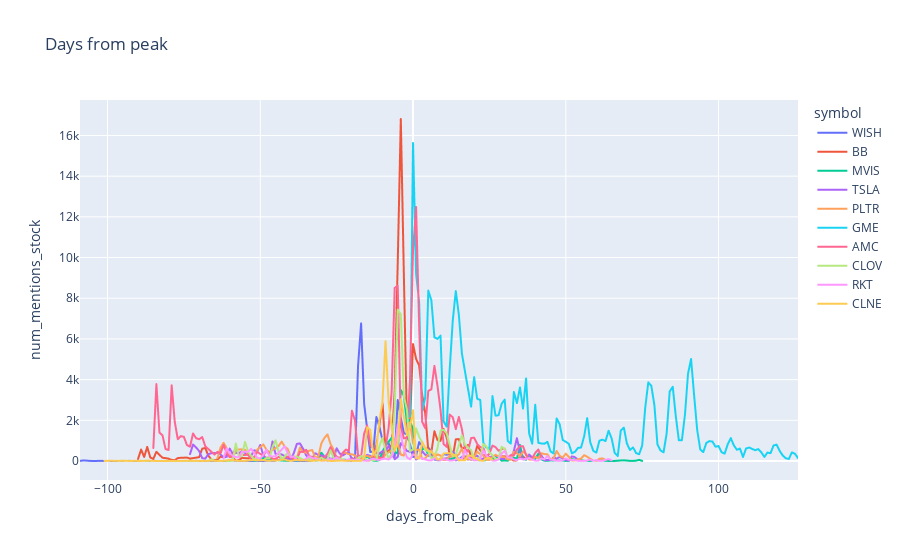

The code cell stored with this chart in its notebook:
### Code cell
fig = px.line(tmp2[tmp2['symbol'].isin(top_symbols_alltime[0:10])].sort_values('day', ascending=False), 
              x="days_from_peak", y="num_mentions_stock", line_group="symbol", color="symbol",
              title="Days from peak")
fig.show()

### Figure 1 — Plotly figure (JSON) as saved in the notebook; plotly's stock layout.template omitted (floating-point values rounded to 4 significant figures)
{"data": [{"hovertemplate": "symbol=WISH<br>days_from_peak=%{x}<br>num_mentions_stock=%{y}<extra></extra>", "legendgroup": "WISH", "line": {"color": "#636efa", "dash": "solid"}, "mode": "lines", "name": "WISH", "showlegend": true, "type": "scattergl", "x": [18, 17, 16, 15, 14, 13, 12, 11, 10, 9, 8, 7, 6, 5, 4, 3, 2, 1, 0, -1, -2, -3, -4, -5, -6, -7, -8, -9, -10, -11, -12, -13, -14, -15, -16, -17, -18, -19, -20, -21, -22, -23, -24, -25, -26, -27, -28, -29, -30, -31, -32, -33, -34, -36, -37, -38, -39, -40, -41, -43, -44, -45, -46, -47, -48, -49, -50, -51, -52, -53, -54, -55, -56, -57, -58, -59, -60, -61, -62, -64, -65, -66, -67, -68, -69, -70, -71, -72, -73, -74, -75, -76, -77, -78, -79, -80, -81, -82, -83, -85, -86, -87, -88, -89, -92, -93, -94, -95, -96, -97, -98, -99, -100, -101, -102, -103, -104, -105, -106, -107, -108, -109], "xaxis": "x", "y": [67, 200, 208, 66, 38, 203, 365, 307, 342, 118, 55, 73, 462, 657, 596, 722, 929, 273, 198, 833, 1307, 1375, 2129, 3000, 220, 242, 895, 953, 1013, 1689, 2163, 474, 440, 1564, 2800, 6765, 4653, 45, 3, 6, 11, 27, 52, 22, 23, 15, 12, 54, 27, 35, 33, 5, 1, 2, 3, 5, 8, 7, 2, 46, 51, 10, 7, 9, 7, 3, 4, 4, 5, 2, 3, 2, 4, 2, 8, 22, 40, 3, 2, 1, 2, 2, 6, 1, 1, 1, 12, 6, 2, 1, 4, 1, 1, 7, 11, 6, 4, 2, 1, 6, 4, 1, 5, 4, 3, 9, 9, 3, 5, 2, 3, 2, 9, 3, 5, 5, 3, 2, 8, 21, 29, 3], "yaxis": "y"}, {"hovertemplate": "symbol=BB<br>days_from_peak=%{x}<br>num_mentions_stock=%{y}<extra></extra>", "legendgroup": "BB", "line": {"color": "#EF553B", "dash": "solid"}, "mode": "lines", "name": "BB", "showlegend": true, "type": "scattergl", "x": [37, 36, 35, 34, 33, 32, 31, 30, 29, 28, 27, 26, 25, 24, 23, 22, 21, 20, 19, 18, 17, 16, 15, 14, 13, 12, 11, 10, 9, 8, 7, 6, 5, 4, 3, 2, 1, 0, -1, -2, -3, -4, -5, -6, -7, -8, -9, -10, -11, -12, -13, -14, -15, -16, -17, -18, -19, -20, -21, -22, -23, -24, -25, -26, -27, -28, -29, -30, -31, -32, -33, -34, -35, -36, -37, -38, -39, -40, -41, -42, -43, -44, -45, -46, -47, -48, -49, -50, -51, -52, -53, -54, -55, -56, -57, -58, -59, -60, -61, -62, -63, -64, -65, -66, -67, -68, -69, -70, -73, -74, -75, -76, -77, -78, -79, -80, -81, -82, -83, -84, -85, -86, -87, -88, -89, -90], "xaxis": "x", "y": [64, 227, 177, 32, 22, 121, 179, 229, 227, 106, 65, 79, 188, 293, 270, 527, 746, 159, 159, 793, 665, 611, 1078, 1068, 196, 282, 1151, 1577, 991, 1026, 1465, 429, 508, 2336, 3246, 4696, 5022, 5747, 1714, 1786, 9109, 16809, 9788, 3421, 793, 473, 497, 2895, 1767, 789, 128, 36, 12, 22, 44, 50, 71, 141, 64, 25, 30, 158, 143, 97, 76, 56, 31, 39, 129, 111, 83, 59, 53, 24, 32, 72, 109, 105, 182, 143, 48, 29, 87, 97, 164, 159, 137, 80, 72, 128, 160, 133, 143, 155, 41, 22, 174, 268, 324, 178, 215, 69, 46, 83, 260, 640, 606, 188, 119, 169, 164, 160, 142, 41, 51, 116, 141, 162, 304, 452, 103, 175, 693, 201, 565, 99], "yaxis": "y"}, {"hovertemplate": "symbol=MVIS<br>days_from_peak=%{x}<br>num_mentions_stock=%{y}<extra></extra>", "legendgroup": "MVIS", "line": {"color": "#00cc96", "dash": "solid"}, "mode": "lines", "name": "MVIS", "showlegend": true, "type": "scattergl", "x": [75, 74, 73, 72, 71, 70, 69, 68, 67, 66, 65, 64, 63, 62, 61, 60, 59, 58, 57, 56, 55, 54, 53, 52, 51, 50, 49, 48, 47, 46, 45, 44, 43, 42, 41, 40, 39, 38, 37, 36, 35, 34, 33, 32, 31, 30, 29, 28, 27, 26, 25, 24, 23, 22, 21, 20, 19, 18, 17, 16, 15, 14, 13, 12, 11, 10, 9, 8, 7, 6, 5, 4, 3, 2, 1, 0, -1, -2, -3, -4, -5, -6, -7, -8, -9, -10, -11, -12, -13, -14, -15, -16, -17, -18, -19, -20, -21, -22, -23, -24, -25, -26, -27, -28, -29, -30, -31, -32, -35, -36, -37, -38, -39, -40, -41, -42, -43, -44, -45, -46, -47, -48, -49, -50, -51, -52], "xaxis": "x", "y": [6, 56, 18, 4, 5, 23, 34, 28, 15, 4, 2, 4, 14, 18, 15, 23, 22, 7, 12, 16, 39, 24, 58, 95, 6, 9, 20, 28, 20, 27, 30, 15, 16, 80, 358, 105, 126, 296, 62, 98, 792, 100, 164, 179, 14, 25, 16, 196, 106, 119, 159, 56, 15, 24, 58, 71, 53, 209, 213, 39, 34, 236, 98, 94, 118, 116, 50, 53, 200, 305, 328, 598, 582, 172, 219, 1532, 2014, 1911, 3194, 3491, 363, 447, 1137, 947, 741, 472, 45, 13, 16, 98, 242, 85, 45, 65, 12, 19, 41, 56, 71, 90, 116, 53, 102, 40, 221, 404, 29, 15, 42, 25, 43, 26, 41, 8, 9, 19, 25, 34, 27, 78, 56, 28, 163, 70, 32, 6], "yaxis": "y"}, {"hovertemplate": "symbol=TSLA<br>days_from_peak=%{x}<br>num_mentions_stock=%{y}<extra></extra>", "legendgroup": "TSLA", "line": {"color": "#ab63fa", "dash": "solid"}, "mode": "lines", "name": "TSLA", "showlegend": true, "type": "scattergl", "x": [54, 53, 52, 51, 50, 49, 48, 47, 46, 45, 44, 43, 42, 41, 40, 39, 38, 37, 36, 35, 34, 33, 32, 31, 30, 29, 28, 27, 26, 25, 24, 23, 22, 21, 20, 19, 18, 17, 16, 15, 14, 13, 12, 11, 10, 9, 8, 7, 6, 5, 4, 3, 2, 1, 0, -1, -2, -3, -4, -5, -6, -7, -8, -9, -10, -11, -12, -13, -14, -15, -16, -17, -18, -19, -20, -21, -22, -23, -24, -25, -26, -27, -28, -29, -30, -31, -32, -33, -34, -35, -36, -37, -38, -39, -40, -41, -42, -43, -44, -45, -46, -47, -48, -49, -50, -51, -52, -53, -56, -57, -58, -59, -60, -61, -62, -63, -64, -65, -66, -67, -68, -69, -70, -71, -72, -73], "xaxis": "x", "y": [55, 186, 230, 27, 50, 128, 197, 119, 180, 43, 58, 32, 279, 196, 190, 178, 320, 100, 72, 448, 1124, 491, 115, 225, 102, 100, 231, 247, 235, 170, 201, 124, 66, 263, 224, 224, 233, 218, 63, 59, 294, 455, 203, 136, 102, 37, 35, 197, 297, 253, 310, 482, 158, 70, 534, 455, 496, 715, 875, 203, 88, 492, 744, 476, 478, 380, 147, 58, 258, 299, 206, 218, 290, 65, 81, 450, 374, 273, 370, 627, 133, 106, 191, 233, 279, 296, 383, 138, 77, 293, 604, 864, 845, 400, 93, 83, 244, 327, 341, 349, 960, 139, 129, 269, 789, 481, 529, 258, 466, 385, 406, 357, 613, 207, 177, 326, 395, 394, 384, 336, 119, 139, 491, 663, 812, 338], "yaxis": "y"}, {"hovertemplate": "symbol=PLTR<br>days_from_peak=%{x}<br>num_mentions_stock=%{y}<extra></extra>", "legendgroup": "PLTR", "line": {"color": "#FFA15A", "dash": "solid"}, "mode": "lines", "name": "PLTR", "showlegend": true, "type": "scattergl", "x": [63, 62, 61, 60, 59, 58, 57, 56, 55, 54, 53, 52, 51, 50, 49, 48, 47, 46, 45, 44, 43, 42, 41, 40, 39, 38, 37, 36, 35, 34, 33, 32, 31, 30, 29, 28, 27, 26, 25, 24, 23, 22, 21, 20, 19, 18, 17, 16, 15, 14, 13, 12, 11, 10, 9, 8, 7, 6, 5, 4, 3, 2, 1, 0, -1, -2, -3, -4, -5, -6, -7, -8, -9, -10, -11, -12, -13, -14, -15, -16, -17, -18, -19, -20, -21, -22, -23, -24, -25, -26, -27, -28, -29, -30, -31, -32, -33, -34, -35, -36, -37, -38, -39, -40, -41, -42, -43, -44, -47, -48, -49, -50, -51, -52, -53, -54, -55, -56, -57, -58, -59, -60, -61, -62, -63, -64], "xaxis": "x", "y": [55, 130, 112, 8, 27, 111, 209, 291, 117, 89, 28, 24, 203, 363, 164, 257, 494, 123, 78, 328, 340, 385, 133, 212, 68, 70, 353, 454, 237, 385, 449, 59, 80, 194, 199, 228, 300, 205, 53, 63, 273, 330, 461, 205, 60, 102, 72, 618, 323, 248, 250, 256, 60, 44, 272, 320, 189, 527, 323, 131, 101, 566, 535, 850, 1907, 1270, 266, 315, 849, 1070, 509, 432, 324, 97, 104, 182, 303, 189, 251, 257, 103, 76, 273, 334, 334, 403, 419, 105, 135, 569, 835, 1306, 1139, 869, 221, 158, 540, 507, 415, 439, 661, 158, 141, 177, 592, 711, 954, 741, 437, 561, 815, 679, 557, 178, 134, 325, 551, 574, 568, 531, 163, 206, 639, 894, 660, 148], "yaxis": "y"}, {"hovertemplate": "symbol=GME<br>days_from_peak=%{x}<br>num_mentions_stock=%{y}<extra></extra>", "legendgroup": "GME", "line": {"color": "#19d3f3", "dash": "solid"}, "mode": "lines", "name": "GME", "showlegend": true, "type": "scattergl", "x": [126, 125, 124, 123, 122, 121, 120, 119, 118, 117, 116, 115, 114, 113, 112, 111, 110, 109, 108, 107, 106, 105, 104, 103, 102, 101, 100, 99, 98, 97, 96, 95, 94, 93, 92, 91, 90, 89, 88, 87, 86, 85, 84, 83, 82, 81, 80, 79, 78, 77, 76, 75, 74, 73, 72, 71, 70, 69, 68, 67, 66, 65, 64, 63, 62, 61, 60, 59, 58, 57, 56, 55, 54, 53, 52, 51, 50, 49, 48, 47, 46, 45, 44, 43, 42, 41, 40, 39, 38, 37, 36, 35, 34, 33, 32, 31, 30, 29, 28, 27, 26, 25, 24, 23, 22, 21, 20, 19, 16, 15, 14, 13, 12, 11, 10, 9, 8, 7, 6, 5, 4, 3, 2, 1, 0, -1], "xaxis": "x", "y": [142, 359, 423, 102, 136, 272, 497, 805, 763, 383, 416, 202, 426, 586, 532, 594, 663, 614, 199, 612, 553, 766, 1128, 822, 362, 433, 737, 702, 955, 978, 892, 438, 568, 1538, 3221, 5016, 4289, 2276, 1020, 1018, 2208, 3648, 3418, 1350, 427, 523, 811, 2735, 3694, 3865, 2628, 759, 331, 392, 669, 544, 860, 1640, 1502, 243, 399, 1112, 1486, 981, 1051, 997, 415, 501, 925, 2108, 1211, 661, 646, 450, 378, 844, 945, 1033, 1798, 2093, 374, 473, 944, 850, 862, 893, 2766, 850, 1357, 4059, 2576, 3615, 2848, 3394, 858, 982, 3018, 2814, 2252, 2228, 3191, 591, 658, 901, 3004, 3058, 4123, 2670, 5278, 7182, 8352, 6901, 4498, 1690, 1946, 6163, 6002, 6077, 7898, 8376, 3131, 2444, 7813, 9197, 15628, 2181], "yaxis": "y"}, {"hovertemplate": "symbol=AMC<br>days_from_peak=%{x}<br>num_mentions_stock=%{y}<extra></extra>", "legendgroup": "AMC", "line": {"color": "#FF6692", "dash": "solid"}, "mode": "lines", "name": "AMC", "showlegend": true, "type": "scattergl", "x": [42, 41, 40, 39, 38, 37, 36, 35, 34, 33, 32, 31, 30, 29, 28, 27, 26, 25, 24, 23, 22, 21, 20, 19, 18, 17, 16, 15, 14, 13, 12, 11, 10, 9, 8, 7, 6, 5, 4, 3, 2, 1, 0, -1, -2, -3, -4, -5, -6, -7, -8, -9, -10, -11, -12, -13, -14, -15, -16, -17, -18, -19, -20, -21, -22, -23, -24, -25, -26, -27, -28, -29, -30, -31, -32, -33, -34, -35, -36, -37, -38, -39, -40, -41, -42, -43, -44, -45, -46, -47, -48, -49, -50, -51, -52, -53, -54, -55, -56, -57, -58, -59, -60, -61, -62, -63, -64, -65, -68, -69, -70, -71, -72, -73, -74, -75, -76, -77, -78, -79, -80, -81, -82, -83, -84, -85], "xaxis": "x", "y": [200, 567, 397, 142, 124, 287, 729, 729, 567, 281, 289, 170, 613, 587, 504, 681, 759, 368, 200, 657, 684, 832, 1149, 1127, 460, 611, 1564, 2168, 1567, 2149, 2283, 696, 837, 2518, 3698, 4677, 3527, 3443, 1610, 1918, 6647, 12482, 10347, 3986, 1151, 1111, 1687, 8617, 8508, 3428, 1607, 664, 151, 158, 414, 560, 783, 1750, 1355, 216, 280, 1991, 2474, 513, 561, 401, 143, 213, 399, 684, 356, 167, 171, 115, 92, 191, 247, 552, 454, 448, 109, 107, 204, 218, 184, 127, 202, 109, 95, 372, 485, 267, 348, 452, 198, 99, 308, 296, 295, 304, 743, 248, 188, 377, 795, 382, 454, 317, 726, 1177, 1072, 1120, 1354, 701, 785, 1187, 1224, 1071, 1940, 3722, 543, 586, 1265, 1394, 3780, 639], "yaxis": "y"}, {"hovertemplate": "symbol=CLOV<br>days_from_peak=%{x}<br>num_mentions_stock=%{y}<extra></extra>", "legendgroup": "CLOV", "line": {"color": "#B6E880", "dash": "solid"}, "mode": "lines", "name": "CLOV", "showlegend": true, "type": "scattergl", "x": [31, 30, 29, 28, 27, 26, 25, 24, 23, 22, 21, 20, 19, 18, 17, 16, 15, 14, 13, 12, 11, 10, 9, 8, 7, 6, 5, 4, 3, 2, 1, 0, -1, -2, -3, -4, -5, -6, -7, -8, -9, -10, -11, -12, -13, -14, -15, -16, -17, -18, -19, -20, -21, -22, -23, -24, -25, -26, -27, -28, -29, -30, -31, -32, -33, -34, -35, -36, -37, -38, -39, -40, -41, -42, -43, -44, -45, -46, -47, -48, -49, -50, -51, -52, -53, -54, -55, -56, -57, -58, -59, -60, -61, -62, -63, -64, -65, -66, -67, -68, -72, -73, -74, -75, -76, -79, -80, -81, -82, -83, -84, -86, -87, -88, -89, -90, -91, -92, -93, -94, -95, -96], "xaxis": "x", "y": [170, 590, 706, 111, 92, 293, 420, 722, 829, 199, 113, 109, 533, 669, 804, 1261, 760, 331, 216, 793, 1365, 1536, 1501, 624, 227, 139, 467, 534, 912, 1193, 1608, 562, 488, 2521, 3200, 7208, 7441, 2584, 354, 131, 498, 1129, 742, 59, 35, 41, 44, 183, 243, 99, 46, 66, 23, 8, 78, 124, 41, 162, 529, 87, 57, 160, 87, 148, 98, 115, 93, 67, 146, 209, 224, 206, 430, 218, 86, 444, 1022, 683, 132, 150, 40, 54, 141, 89, 251, 470, 944, 239, 208, 860, 10, 4, 4, 6, 1, 3, 21, 89, 1, 5, 2, 2, 4, 2, 2, 1, 4, 7, 2, 1, 3, 6, 3, 6, 8, 7, 7, 2, 2, 9, 6, 1], "yaxis": "y"}, {"hovertemplate": "symbol=RKT<br>days_from_peak=%{x}<br>num_mentions_stock=%{y}<extra></extra>", "legendgroup": "RKT", "line": {"color": "#FF97FF", "dash": "solid"}, "mode": "lines", "name": "RKT", "showlegend": true, "type": "scattergl", "x": [65, 64, 63, 62, 61, 60, 59, 58, 57, 56, 55, 54, 53, 52, 51, 50, 49, 48, 47, 46, 45, 44, 43, 42, 41, 40, 39, 38, 37, 36, 35, 34, 33, 32, 31, 30, 29, 28, 27, 26, 25, 24, 23, 22, 21, 20, 19, 18, 17, 16, 15, 14, 13, 12, 11, 10, 9, 8, 7, 6, 5, 4, 3, 2, 1, 0, -1, -2, -3, -4, -5, -6, -7, -8, -9, -10, -11, -12, -13, -14, -15, -16, -17, -18, -19, -20, -21, -22, -23, -24, -25, -26, -27, -28, -29, -30, -31, -32, -33, -34, -35, -36, -37, -38, -39, -40, -41, -42, -45, -46, -47, -48, -49, -50, -51, -52, -53, -54, -55, -56, -57, -58, -59, -60, -61, -62], "xaxis": "x", "y": [30, 98, 57, 11, 5, 46, 14, 74, 30, 5, 9, 7, 46, 50, 65, 130, 34, 9, 15, 49, 73, 246, 82, 126, 17, 20, 74, 140, 109, 79, 123, 52, 68, 173, 177, 490, 367, 74, 21, 23, 127, 265, 524, 116, 37, 32, 88, 199, 528, 120, 92, 73, 31, 21, 66, 95, 43, 87, 131, 29, 35, 78, 121, 194, 238, 334, 81, 186, 603, 1249, 1806, 561, 217, 68, 121, 97, 56, 61, 125, 68, 14, 22, 54, 61, 73, 62, 88, 37, 28, 73, 174, 58, 94, 77, 13, 17, 75, 133, 138, 233, 121, 38, 41, 47, 215, 193, 385, 720, 242, 217, 263, 555, 307, 120, 164, 379, 602, 448, 458, 447, 182, 190, 258, 369, 617, 124], "yaxis": "y"}, {"hovertemplate": "symbol=CLNE<br>days_from_peak=%{x}<br>num_mentions_stock=%{y}<extra></extra>", "legendgroup": "CLNE", "line": {"color": "#FECB52", "dash": "solid"}, "mode": "lines", "name": "CLNE", "showlegend": true, "type": "scattergl", "x": [26, 25, 24, 23, 22, 21, 20, 19, 18, 17, 16, 15, 14, 13, 12, 11, 10, 9, 8, 7, 6, 5, 4, 3, 2, 1, 0, -1, -2, -3, -4, -5, -6, -7, -8, -9, -10, -11, -12, -13, -14, -15, -16, -17, -18, -19, -21, -22, -23, -24, -25, -26, -27, -28, -29, -30, -31, -32, -33, -34, -35, -36, -37, -38, -39, -40, -41, -42, -43, -44, -45, -46, -47, -48, -49, -50, -51, -52, -53, -54, -55, -56, -57, -58, -59, -60, -62, -63, -64, -65, -66, -67, -69, -70, -71, -73, -74, -77, -78, -79, -80, -81, -84, -85, -86, -87, -88, -89, -90, -91, -92, -93, -94, -95, -96, -97, -98, -99, -100, -101], "xaxis": "x", "y": [62, 154, 129, 10, 22, 94, 169, 254, 274, 36, 41, 28, 253, 331, 379, 382, 369, 114, 61, 326, 434, 520, 649, 939, 131, 131, 2497, 1656, 1264, 2189, 3032, 864, 499, 1660, 2912, 5887, 2913, 2000, 537, 298, 1532, 1657, 158, 8, 6, 5, 15, 7, 19, 17, 11, 3, 3, 22, 38, 11, 37, 24, 3, 10, 25, 33, 24, 56, 33, 4, 23, 76, 60, 37, 20, 29, 10, 19, 39, 29, 32, 49, 39, 18, 8, 9, 4, 19, 40, 59, 4, 7, 9, 10, 13, 11, 1, 9, 4, 12, 14, 2, 10, 10, 4, 4, 2, 4, 11, 22, 10, 1, 1, 12, 7, 3, 10, 15, 9, 4, 8, 13, 9, 3], "yaxis": "y"}], "layout": {"legend": {"title": {"text": "symbol"}, "tracegroupgap": 0}, "title": {"text": "Days from peak"}, "xaxis": {"anchor": "y", "domain": [0, 1], "title": {"text": "days_from_peak"}}, "yaxis": {"anchor": "x", "domain": [0, 1], "title": {"text": "num_mentions_stock"}}}}
